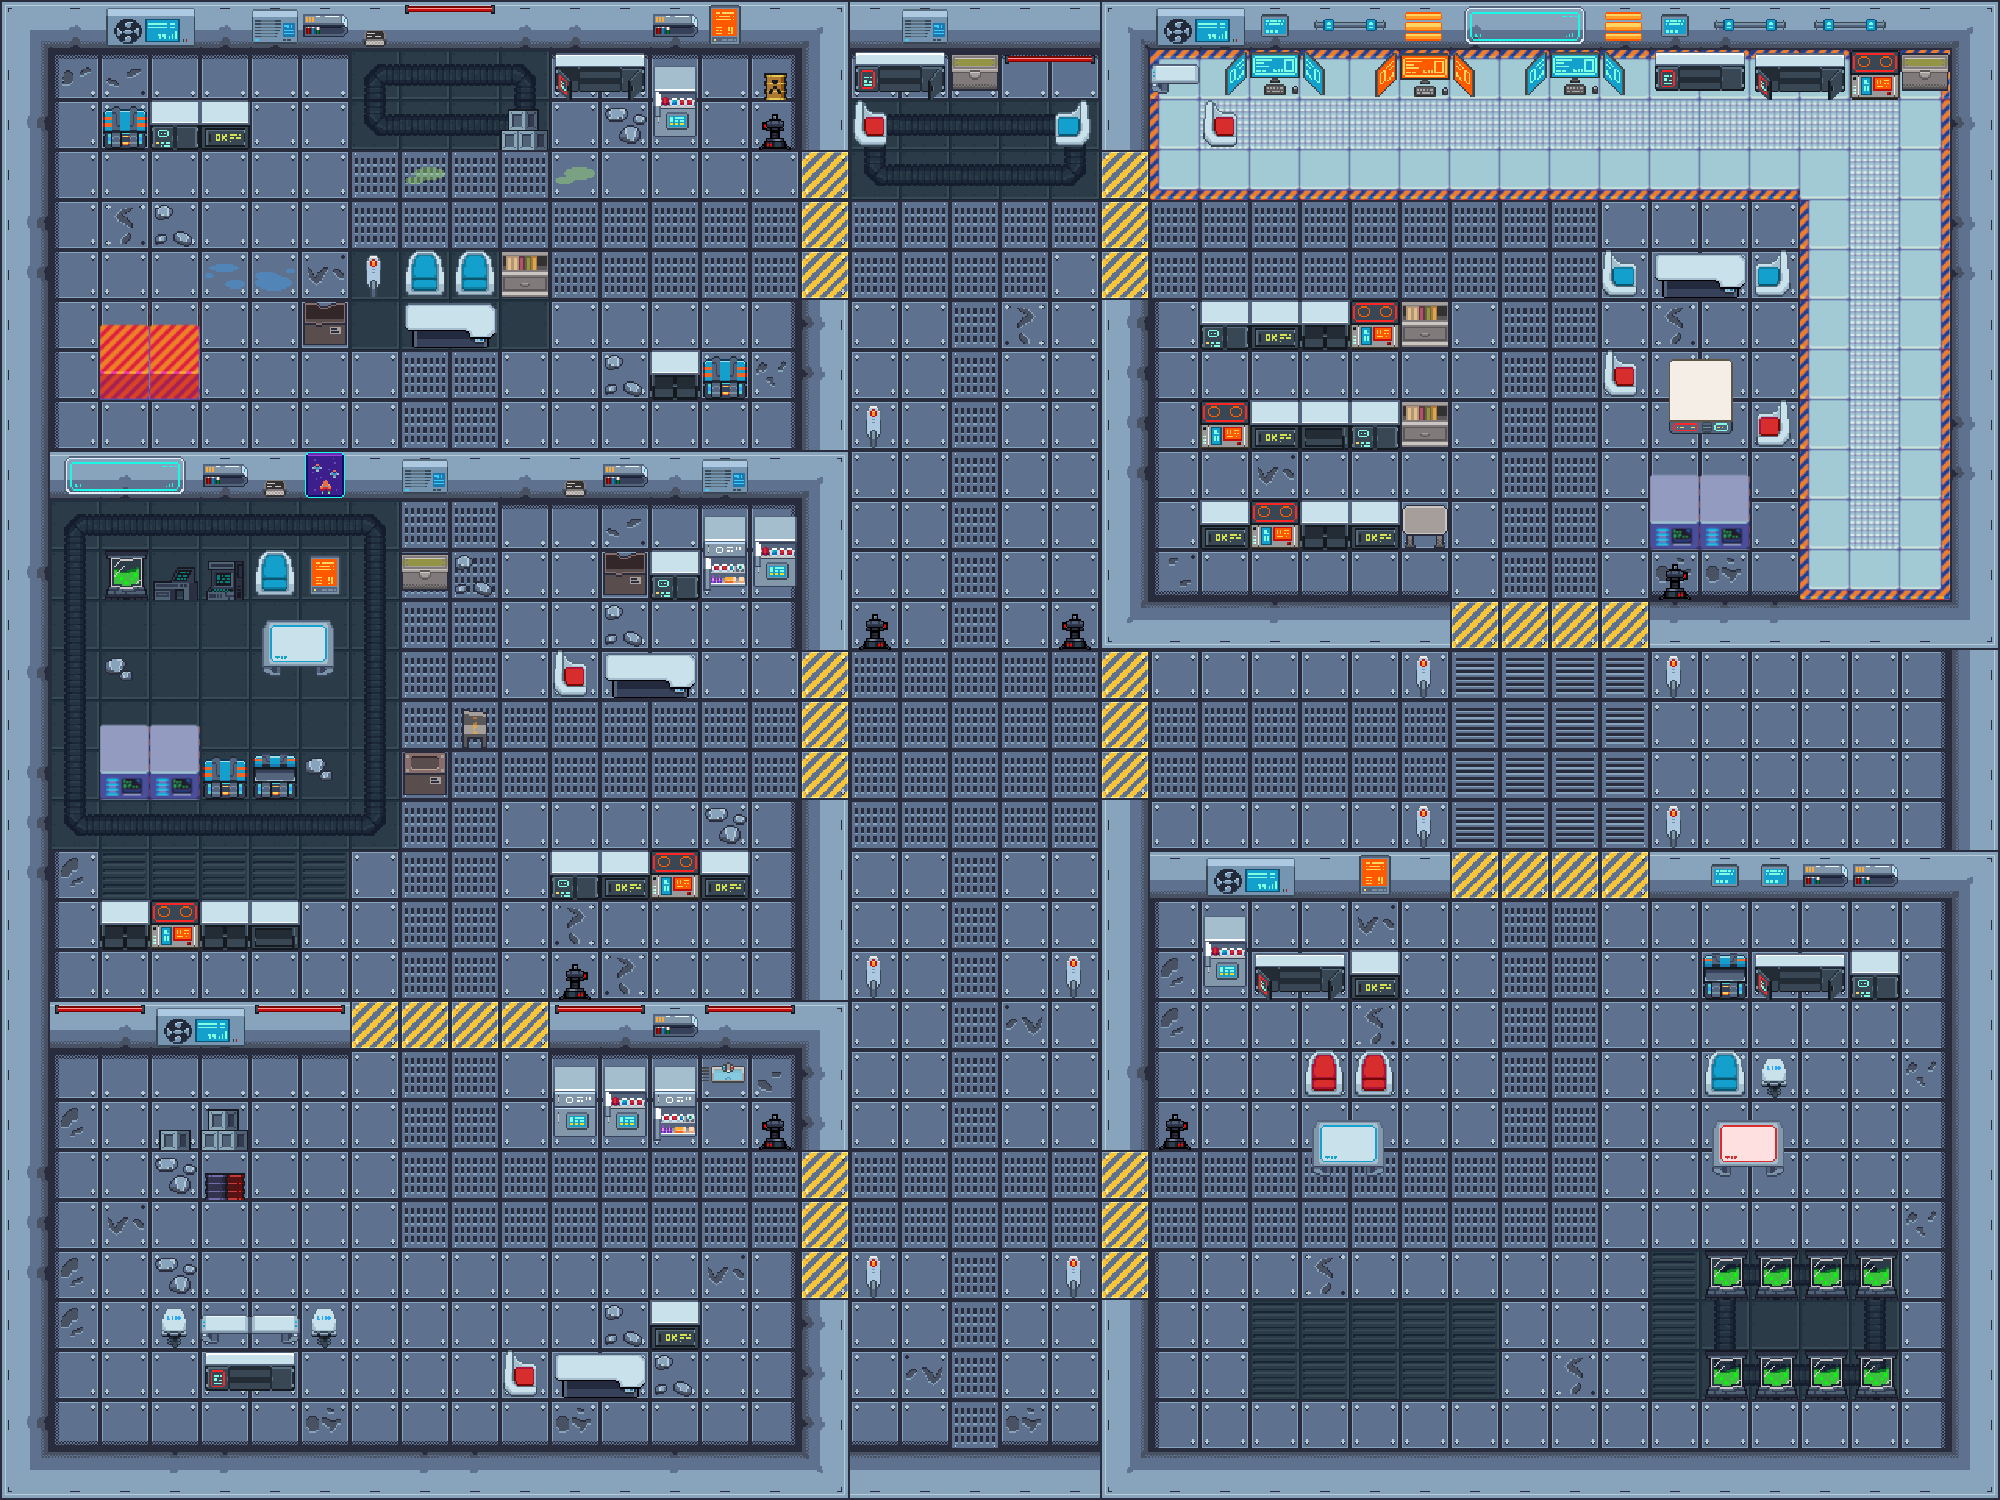

A level layout from a 2D game, rendered from its tile map. Below: a short description, then the map file with tile-grid data replaced by summaries:
An orthogonal 40x30 tile map with 50x50 px tiles, 2 tile layers (Capa de patrones 1, Capa de Decoracion), 6 tilesets and 67 objects (48x object, 19x p).

<map version="1.10" tiledversion="1.11.2" orientation="orthogonal" renderorder="right-down" width="40" height="30" tilewidth="50" tileheight="50" infinite="0" nextlayerid="7" nextobjectid="95">
 <tileset firstgid="1" name="tileSetx50" tilewidth="50" tileheight="50" tilecount="100" columns="10">
  <image source="tileSetx50.png" width="500" height="500" />
 </tileset>
 <tileset firstgid="101" name="tileset2x50" tilewidth="50" tileheight="50" tilecount="84" columns="14">
  <image source="tileset2x50.png" width="700" height="300" />
 </tileset>
 <tileset firstgid="185" name="level_tileset3x50" tilewidth="50" tileheight="50" tilecount="81" columns="9">
  <image source="level_tileset3x50.png" width="450" height="450" />
 </tileset>
 <tileset firstgid="266" name="pixel-cyberpunk-interior" tilewidth="50" tileheight="50" tilecount="231" columns="21">
  <image source="pixel-cyberpunk-interior.png" width="1050" height="550" />
 </tileset>
 <tileset firstgid="497" name="decor" tilewidth="50" tileheight="50" tilecount="9" columns="3">
  <image source="decor.png" width="150" height="150" />
 </tileset>
 <tileset firstgid="506" name="props and items x3" tilewidth="50" tileheight="50" tilecount="528" columns="24">
  <image source="props and items x3.png" width="1200" height="1100" />
 </tileset>
 <layer id="1" name="Capa de patrones 1" width="40" height="30">
  <data>[1200 cells, 1200 non-empty, 56 distinct tile ids]</data>
 </layer>
 <layer id="6" name="Capa de Decoracion" width="40" height="30">
  <data>[1200 cells, 288 non-empty, 91 distinct tile ids]</data>
 </layer>
 <objectgroup id="4" name="Capa de Objetos 1">
  <object id="4" type="p" x="48" y="0" width="1900" height="51" />
  <object id="5" type="p" x="-1" y="2" width="52" height="1497" />
  <object id="6" type="p" x="52.6667" y="450.333" width="747" height="52" />
  <object id="7" type="p" x="802" y="56" width="46" height="94.5" />
  <object id="8" type="p" x="799.333" y="351.5" width="54" height="299.167" />
  <object id="13" type="p" x="50.5" y="1447.33" width="1889" height="52" />
  <object id="14" type="p" x="50.5" y="1002" width="298" height="52" />
  <object id="15" type="p" x="551.5" y="1000" width="247.5" height="52" />
  <object id="16" type="p" x="795" y="802.5" width="54" height="640.667" />
  <object id="17" type="p" x="1100.33" y="802.167" width="54" height="635" />
  <object id="18" type="p" x="1943" y="4.1665" width="54" height="1491.67" />
  <object id="19" type="p" x="1098" y="350.5" width="52" height="298" />
  <object id="22" type="p" x="1152.58" y="853" width="297.5" height="45.5" />
  <object id="23" type="p" x="1153.25" y="597" width="294" height="52" />
  <object id="24" type="p" x="1649.75" y="601.5" width="292" height="45.5" />
  <object id="25" type="p" x="1652.25" y="852" width="334" height="46.5" />
  <object id="29" type="object" x="103" y="101" width="145" height="46.5" />
  <object id="31" type="object" x="405.5" y="52.1667" width="145" height="49" />
  <object id="33" type="object" x="502.167" y="101.167" width="49" height="46.5" />
  <object id="35" type="object" x="550.833" y="50.8333" width="97.5" height="49" />
  <object id="36" type="object" x="650.833" y="53.5" width="49" height="93.5" />
  <object id="38" type="object" x="650.833" y="351" width="96" height="47" />
  <object id="39" type="object" x="751.5" y="49.5" width="49" height="49" />
  <object id="42" type="object" x="351.083" y="250.75" width="197.417" height="47.75" />
  <object id="45" type="object" x="402.833" y="300.167" width="93" height="49" />
  <object id="46" type="object" x="302.5" y="301.167" width="46.5" height="46.5" />
  <object id="47" type="object" x="99.5" y="300.167" width="99.6667" height="100.333" />
  <object id="48" type="object" x="200.833" y="351.5" width="46.5" height="49" />
  <object id="49" type="object" x="100.833" y="550.833" width="247.667" height="49" />
  <object id="50" type="object" x="252.833" y="602.167" width="95.6667" height="95.6667" />
  <object id="51" type="object" x="201.5" y="751.5" width="97" height="46" />
  <object id="52" type="object" x="100.833" y="700.833" width="98.3333" height="96.3333" />
  <object id="53" type="object" x="399.5" y="749.5" width="48" height="49" />
  <object id="55" type="object" x="451.5" y="700.833" width="47" height="49" />
  <object id="57" type="object" x="600.833" y="550.167" width="195.667" height="47.5" />
  <object id="58" type="object" x="1149.5" y="50.1667" width="811" height="49" />
  <object id="59" type="object" x="1199.5" y="100.167" width="49" height="49" />
  <object id="60" type="p" x="1102.5" y="51.5" width="43" height="98.5" />
  <object id="63" type="object" x="101.5" y="903" width="198.5" height="45.5" />
  <object id="64" type="object" x="551.5" y="851" width="198" height="46" />
  <object id="65" type="object" x="550" y="652" width="150" height="46" />
  <object id="66" type="object" x="401.5" y="550.5" width="48" height="47.5" />
  <object id="67" type="object" x="1200" y="302.167" width="246" height="46.3333" />
  <object id="68" type="object" x="1201.67" y="400.833" width="246" height="46.3333" />
  <object id="69" type="object" x="1201.67" y="501.5" width="246" height="46.3333" />
  <object id="70" type="object" x="1649.67" y="352.833" width="98.6667" height="245.667" />
  <object id="71" type="object" x="1602.33" y="252.167" width="194" height="46.3333" />
  <object id="72" type="object" x="1748.17" y="400.75" width="49" height="46.5" />
  <object id="73" type="object" x="1600.83" y="344.083" width="49" height="46.5" />
  <object id="74" type="object" x="1700.17" y="201.417" width="49" height="46.5" />
  <object id="76" type="object" x="152.167" y="1102.08" width="95.6667" height="46.5" />
  <object id="77" type="object" x="199.5" y="1152.75" width="49" height="45.1667" />
  <object id="78" type="object" x="151.5" y="1302.08" width="196.333" height="46.5" />
  <object id="79" type="object" x="202.167" y="1352.08" width="95" height="44.5" />
  <object id="80" type="object" x="650.167" y="1302.08" width="49" height="46.5" />
  <object id="81" type="object" x="502.833" y="1352.08" width="144.333" height="46.5" />
  <object id="82" type="object" x="552.833" y="1056.08" width="144.333" height="92.5" />
  <object id="83" type="object" x="698.833" y="1051.42" width="49" height="46.5" />
  <object id="84" type="object" x="1702.83" y="953.417" width="195" height="43.8333" />
  <object id="85" type="object" x="1703.5" y="1051.42" width="93.6667" height="143.833" />
  <object id="86" type="object" x="1702.17" y="1351.42" width="195" height="47.1667" />
  <object id="88" type="object" x="1705.83" y="1251.08" width="195" height="45.8334" />
  <object id="89" type="object" x="1203.17" y="951.75" width="195" height="47.1667" />
  <object id="91" type="object" x="1202.5" y="899.5" width="46.3333" height="49" />
  <object id="92" type="object" x="1302.5" y="1051.5" width="94.3333" height="143.667" />
  <object id="93" type="p" x="456" y="56" width="46" height="94" />
  <object id="94" type="p" x="352" y="55" width="46" height="94" />
 </objectgroup>
</map>
